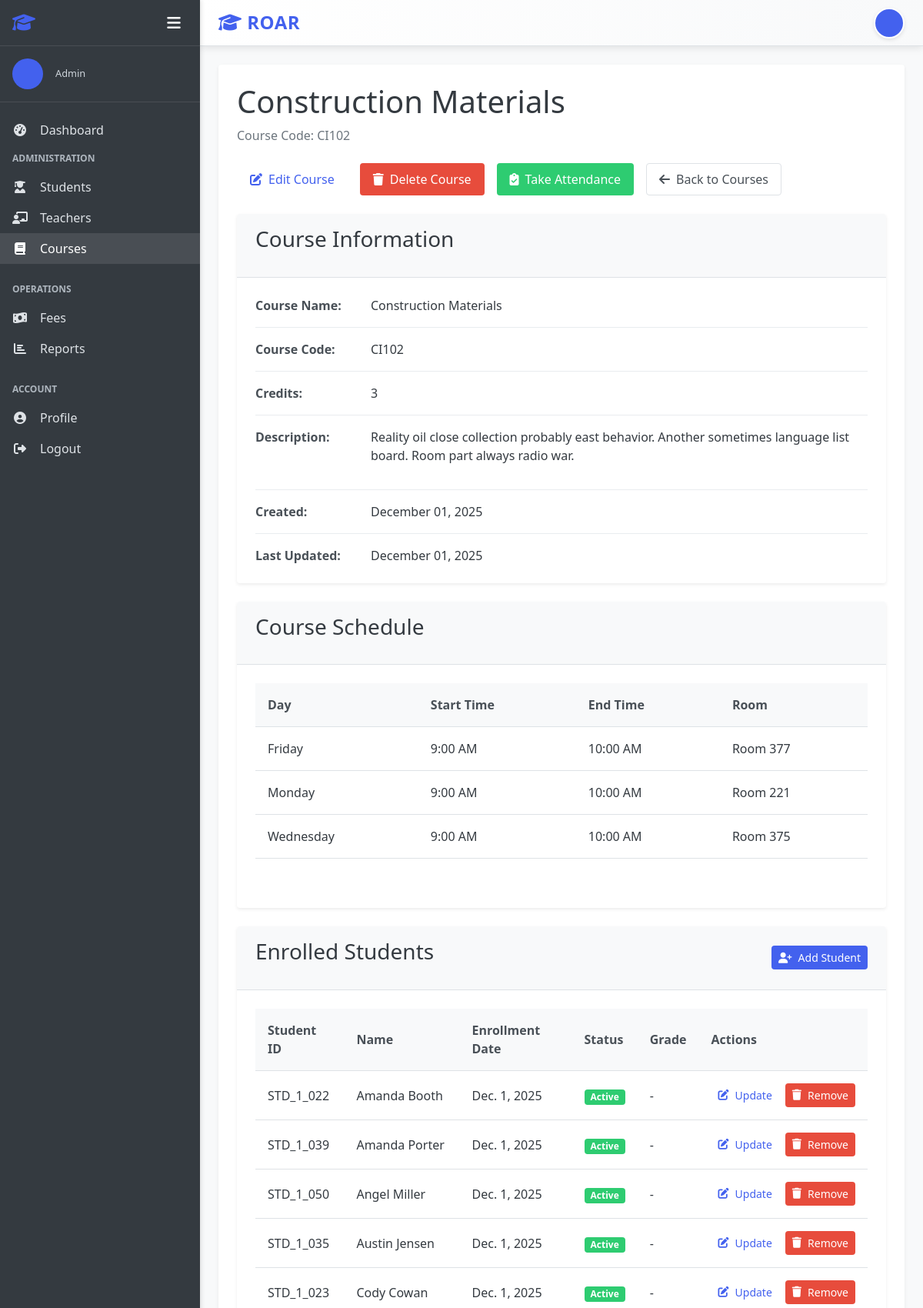
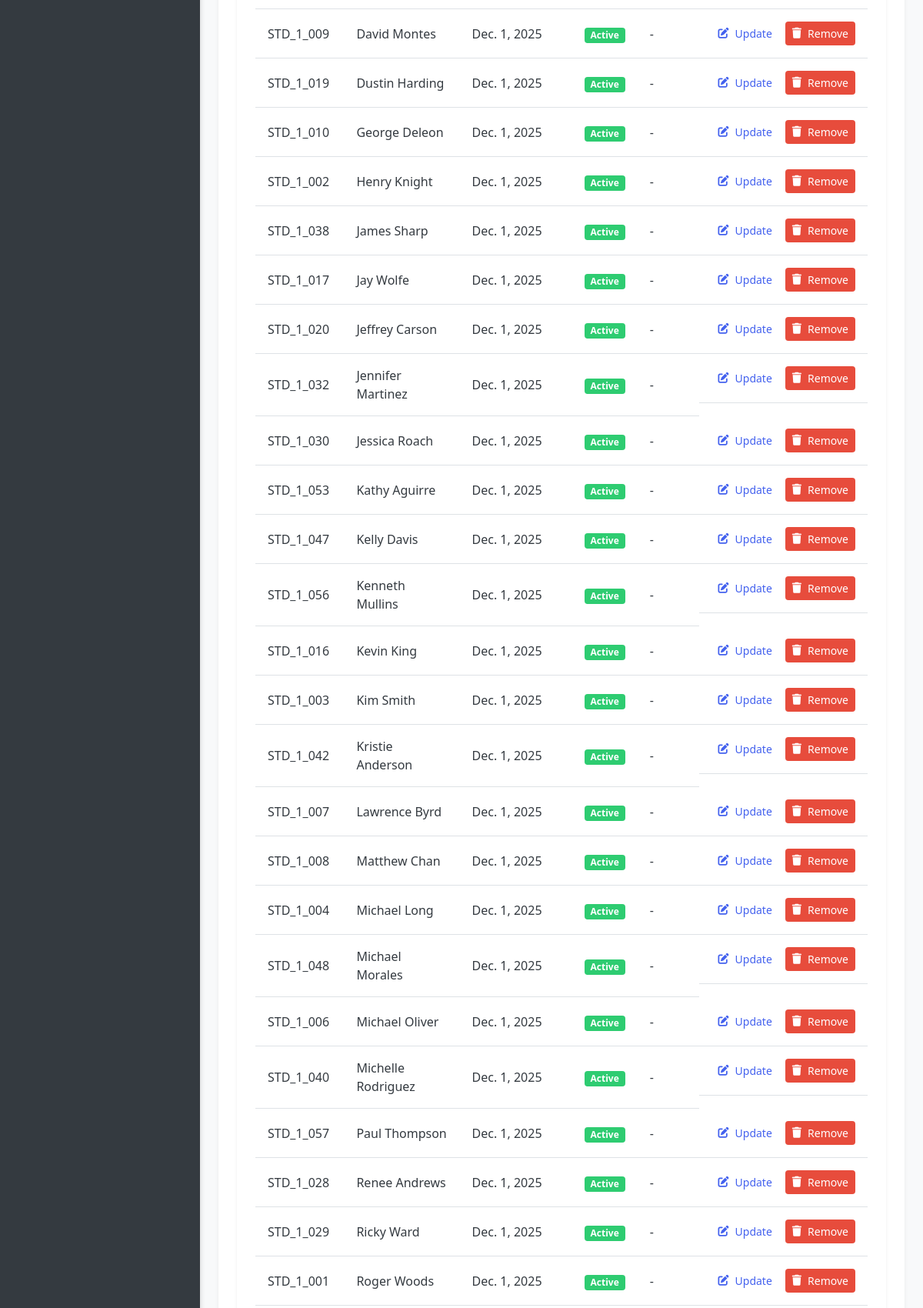
Screenshot of /courses/3/ (signed in, upper part) with the database file from the repository (2 pictures, top to bottom).
### accounts/models.py (models this page shows, shortened)
class User(AbstractUser):
    USER_TYPE_CHOICES = (
        ('admin', 'Admin'),
        ('teacher', 'Teacher'),
        ('student', 'Student'),
    )
    user_type = models.CharField(max_length=10, choices=USER_TYPE_CHOICES, default='student')
    profile_pic = models.ImageField(upload_to='profile_pics/', null=True, blank=True)
    address = models.TextField(null=True, blank=True)
    mobile = models.CharField(max_length=15, null=True, blank=True)
    department = models.ForeignKey(Department, on_delete=models.CASCADE,default=None ,null=True, blank=True)
    @property
    def is_admin(self):
        return self.user_type == 'admin'
    @property
    def is_teacher(self):
        return self.user_type == 'teacher'
    @property
    def is_student(self):
        return self.user_type == 'student'

### courses/models.py (models this page shows, shortened)
class Course(models.Model):
    name = models.CharField(max_length=100)
    code = models.CharField(max_length=20, unique=True)
    description = models.TextField(null=True, blank=True)
    credits = models.PositiveIntegerField(default=3)
    teachers = models.ManyToManyField(Teacher, related_name='courses')
    created_at = models.DateTimeField(auto_now_add=True)
    updated_at = models.DateTimeField(auto_now=True)
    department = models.ForeignKey(Department, on_delete=models.CASCADE, null=True, blank=True)
    class Meta:
        ordering = ['name']

class Schedule(models.Model):
    DAY_CHOICES = (
        ('monday', 'Monday'),
        ('tuesday', 'Tuesday'),
        ('wednesday', 'Wednesday'),
        ('thursday', 'Thursday'),
        ('friday', 'Friday'),
        ('saturday', 'Saturday'),
        ('sunday', 'Sunday'),
    )
    course = models.ForeignKey(Course, on_delete=models.CASCADE, related_name='schedules')
    day = models.CharField(max_length=10, choices=DAY_CHOICES)
    start_time = models.TimeField()
    end_time = models.TimeField()
    room = models.CharField(max_length=50, null=True, blank=True)
    class Meta:
        ordering = ['day', 'start_time']

class Enrollment(models.Model):
    STATUS_CHOICES = (
        ('active', 'Active'),
        ('completed', 'Completed'),
        ('dropped', 'Dropped'),
    )
    student = models.ForeignKey(Student, on_delete=models.CASCADE, related_name='enrollments')
    course = models.ForeignKey(Course, on_delete=models.CASCADE, related_name='enrollments')
    enrollment_date = models.DateField(auto_now_add=True)
    status = models.CharField(max_length=10, choices=STATUS_CHOICES, default='active')
    grade = models.CharField(max_length=2, null=True, blank=True)
    class Meta:
        unique_together = ['student', 'course']
        ordering = ['-enrollment_date']

### students/models.py (models this page shows, shortened)
class Student(models.Model):
    user = models.OneToOneField(User, on_delete=models.CASCADE, related_name='student_profile')
    student_id = models.CharField(max_length=20, unique=True)
    date_of_birth = models.DateField(null=True, blank=True)
    gender = models.CharField(max_length=10, choices=(('male', 'Male'), ('female', 'Female'), ('other', 'Other')))
    parent_name = models.CharField(max_length=100, null=True, blank=True)
    parent_mobile = models.CharField(max_length=15, null=True, blank=True)
    admission_date = models.DateField(auto_now_add=True)
    class Meta:
        ordering = ['user__first_name', 'user__last_name']

### courses/views.py (the view)
# urls.py: path('<int:pk>/', views.CourseDetailView.as_view(), name='course_detail'),
class CourseDetailView(LoginRequiredMixin, DetailView):
    model = Course
    template_name = 'courses/course_detail.html'
    context_object_name = 'course'
    def get_context_data(self, **kwargs):
        context = super().get_context_data(**kwargs)
        context['schedules'] = self.object.schedules.all()
        context['enrollments'] = self.object.enrollments.all()
        return context

### templates/courses/course_detail.html (shortened to what this page needs)
{% extends "base.html" %}
{% load course_extras %}
{% block content %}
<div class="dashboard-header">
    <h1>{{ course.name }}</h1>
    <p>Course Code: {{ course.code }}</p>
</div>
<div class="course-actions">
    {% if user.is_admin %}
    <a href="{% url 'course_update' course.id %}" class="btn btn-warning">
        <i class="fas fa-edit"></i> Edit Course
    </a>
    <a href="{% url 'course_delete' course.id %}" class="btn btn-danger">
        <i class="fas fa-trash"></i> Delete Course
    </a>
    {% endif %}
    {% if user.is_admin or user.is_teacher %}
    <a href="{% url 'attendance_record_create' %}?course={{ course.id }}" class="btn btn-success">
        <i class="fas fa-clipboard-check"></i> Take Attendance
    </a>
    {% endif %}
    <a href="{% url 'course_list' %}" class="btn btn-outline">
        <i class="fas fa-arrow-left"></i> Back to Courses
    </a>
</div>
<div class="row">
    <div class="col-md-8">
        <div class="card">
            <div class="card-header">
                <h3>Course Information</h3>
            </div>
            <div class="card-body">
                <div class="course-details">
                    <div class="detail-item">
                        <div class="detail-label">Course Name:</div>
                        <div class="detail-value">{{ course.name }}</div>
                    </div>
                    <div class="detail-item">
                        <div class="detail-label">Course Code:</div>
                        <div class="detail-value">{{ course.code }}</div>
                    </div>
                    <div class="detail-item">
                        <div class="detail-label">Credits:</div>
                        <div class="detail-value">{{ course.credits }}</div>
                    </div>
                    <div class="detail-item">
                        <div class="detail-label">Description:</div>
                        <div class="detail-value">{{ course.description|default:"No description provided"|linebreaks }}</div>
                    </div>
                    <div class="detail-item">
                        <div class="detail-label">Created:</div>
                        <div class="detail-value">{{ course.created_at|date:"F d, Y" }}</div>
                    </div>
                    <div class="detail-item">
                        <div class="detail-label">Last Updated:</div>
                        <div class="detail-value">{{ course.updated_at|date:"F d, Y" }}</div>
                    </div>
                </div>
            </div>
        </div>
        <div class="card">
            <div class="card-header">
                <h3>Course Schedule</h3>
            </div>
            <div class="card-body">
                {% if schedules %}
                <div class="table-container">
                    <table class="table">
                        <thead>
                            <tr>
                                <th>Day</th>
                                <th>Start Time</th>
                                <th>End Time</th>
                                <th>Room</th>
                            </tr>
                        </thead>
                        <tbody>
                            {% for schedule in schedules %}
                            <tr>
                                <td>{{ schedule.get_day_display }}</td>
                                <td>{{ schedule.start_time|time:"g:i A" }}</td>
                                <td>{{ schedule.end_time|time:"g:i A" }}</td>
                                <td>{{ schedule.room|default:"-" }}</td>
                            </tr>
                            {% endfor %}
                        </tbody>
                    </table>
                </div>
                {% else %}
                <div class="empty-state">
                    <p>No schedule has been set for this course.</p>
                </div>
                {% endif %}
            </div>
        </div>
        <div class="card">
            <div class="card-header">
                <h3>Enrolled Students</h3>
                {% if user.is_admin %}
                <a href="{% url 'enrollment_create' %}?course={{ course.id }}" class="btn btn-sm btn-primary">
                    <i class="fas fa-user-plus"></i> Add Student
                </a>
                {% endif %}
            </div>
            <div class="card-body">
                {% if enrollments %}
                <div class="table-container">
                    <table class="table">
                        <thead>
                            <tr>
                                <th>Student ID</th>
                                <th>Name</th>
                                <th>Enrollment Date</th>
                                <th>Status</th>
                                <th>Grade</th>
                                {% if user.is_admin or user.is_teacher %}
                                <th>Actions</th>
                                {% endif %}
                            </tr>
                        </thead>
                        <tbody>
                            {% for enrollment in enrollments %}
                            <tr>
                                <td>{{ enrollment.student.student_id }}</td>
                                <td>{{ enrollment.student.user.get_full_name }}</td>
                                <td>{{ enrollment.enrollment_date }}</td>
                                <td>
                                    <span class="badge {% if enrollment.status == 'active' %}badge-success{% elif enrollment.status == 'completed' %}badge-info{% else %}badge-warning{% endif %}">
                                        {{ enrollment.get_status_display }}
                                    </span>
                                </td>
                                <td>{{ enrollment.grade|default:"-" }}</td>
                                {% if user.is_admin or user.is_teacher %}
                                <td class="table-actions">
                                    <a href="{% url 'enrollment_update' enrollment.id %}" class="btn btn-sm btn-warning">
                                        <i class="fas fa-edit"></i> Update
                                    </a>
                                    {% if user.is_admin %}
                                    <a href="{% url 'enrollment_delete' enrollment.id %}" class="btn btn-sm btn-danger">
                                        <i class="fas fa-trash"></i> Remove
                                    </a>
                                    {% endif %}
                                </td>
                                {% endif %}
                            </tr>
                            {% endfor %}
                        </tbody>
                    </table>
                </div>
                {% else %}
                <div class="empty-state">
                    <p>No students are enrolled in this course.</p>
                </div>
                {% endif %}
            </div>
        </div>
    </div>
</div>
{% endblock %}

### templates/base.html (shortened to what this page needs)
<!DOCTYPE html>
<html lang="en">
<head>
    <link rel="stylesheet" href="/static/css/style.css">
    <link rel="stylesheet" href="https://cdnjs.cloudflare.com/ajax/libs/font-awesome/6.4.0/css/all.min.css">
</head>
<body>
    <div class="app-container {% if not user.is_authenticated %}auth-page{% endif %}">
        {% if user.is_authenticated %}
        <aside class="sidebar">
            <div class="sidebar-header">
                <h2><i class="fas fa-graduation-cap"></i> </h2>
                <div class="sidebar-controls">
                    <button class="sidebar-toggle" id="sidebarToggle">
                        <i class="fas fa-bars"></i>
                    </button>
                </div>
            </div>
            <div class="sidebar-user">
                {% if user.profile_pic %}
                    <img src="{{ user.profile_pic.url }}" alt="{{ user.get_full_name }}" class="user-avatar">
                {% else %}
                    <div class="user-avatar-placeholder">
                    </div>
                {% endif %}
                <div class="user-info">
                    <p class="user-role">{{ user.get_user_type_display }}</p>
                </div>
            </div>
            <nav class="sidebar-nav">
                <ul>
                    <li><a href="{% url 'dashboard' %}" class="{% if request.path == '/' %}active{% endif %}">
                        <i class="fas fa-tachometer-alt"></i> <span class="menu-text">Dashboard</span>
                    </a></li>
                    {% if user.is_admin %}
                    <li class="nav-section">
                        <span class="nav-section-title">Administration</span>
                        <ul>
                            <li><a href="{% url 'student_list' %}" class="{% if '/students/' in request.path %}active{% endif %}">
                                <i class="fas fa-user-graduate"></i> <span class="menu-text">Students</span>
                            </a></li>
                            <li><a href="{% url 'teacher_list' %}" class="{% if '/teachers/' in request.path %}active{% endif %}">
                                <i class="fas fa-chalkboard-teacher"></i> <span class="menu-text">Teachers</span>
                            </a></li>
                            <li><a href="{% url 'course_list' %}" class="{% if '/courses/' in request.path %}active{% endif %}">
                                <i class="fas fa-book"></i> <span class="menu-text">Courses</span>
                            </a></li>
                        </ul>
                    </li>
                    <li class="nav-section">
                        <span class="nav-section-title">Operations</span>
                        <ul>
                            <li><a href="{% url 'fee_invoice_list' %}" class="{% if '/fees/' in request.path %}active{% endif %}">
                                <i class="fas fa-money-bill-wave"></i> <span class="menu-text">Fees</span>
                            </a></li>
                            <li><a href="{% url 'report_dashboard' %}" class="{% if '/reports/' in request.path %}active{% endif %}">
                                <i class="fas fa-chart-bar"></i> <span class="menu-text">Reports</span>
                            </a></li>
                        </ul>
                    </li>
                    {% endif %}
                    <li class="nav-section">
                        <span class="nav-section-title">Account</span>
                        <ul>
                            <li><a href="{% url 'profile' %}">
                                <i class="fas fa-user-circle"></i> <span class="menu-text">Profile</span>
                            </a></li>
                            <li><a href="{% url 'logout' %}">
                                <i class="fas fa-sign-out-alt"></i> <span class="menu-text">Logout</span>
                            </a></li>
                        </ul>
                    </li>
                </ul>
            </nav>
        </aside>
        {% endif %}
        <main class="main-content {% if not user.is_authenticated %}auth-main{% endif %}">
            {% if user.is_authenticated %}
            <header class="main-header">
                <div class="header-left">
                    <h1><i class="fas fa-graduation-cap"></i> ROAR</h1>
                </div>
                <div class="header-right">
                    <div class="header-user">
                        <a href="{% url 'profile' %}" class="user-profile-link">
                            {% if user.profile_pic %}
                            <img src="{{ user.profile_pic.url }}" alt="{{ user.get_full_name }}" class="user-avatar-small">
                            {% else %}
                            <div class="user-avatar-small-placeholder">
                            </div>
                            {% endif %}
                        </a>
                    </div>
                </div>
            </header>
            {% endif %}
            <div class="content-wrapper">
                <div class="content">
                    {% block content %}{% endblock %}
                </div>
            </div>
        </main>
    </div>
</body>
</html>

### rows the page displays
User: user_type "Admin"
Course: name "Construction Materials", code "CI102", credits "3", description "Reality oil close collection probably east behavior. Another sometimes language list board. Room part always radio war.", created_at "December 01, 2025", updated_at "December 01, 2025"
Schedule: day "Friday", start_time "9:00 AM", end_time "10:00 AM", room "Room 377"
Schedule: day "Monday", start_time "9:00 AM", end_time "10:00 AM", room "Room 221"
Schedule: day "Wednesday", start_time "9:00 AM", end_time "10:00 AM", room "Room 375"
Enrollment: student.student_id "STD_1_022", student.user.get_full_name "Amanda Booth", enrollment_date "Dec. 1, 2025", status "Active", grade "-"
Enrollment: student.student_id "STD_1_039", student.user.get_full_name "Amanda Porter", enrollment_date "Dec. 1, 2025", status "Active", grade "-"
Enrollment: student.student_id "STD_1_050", student.user.get_full_name "Angel Miller", enrollment_date "Dec. 1, 2025", status "Active", grade "-"
Enrollment: student.student_id "STD_1_035", student.user.get_full_name "Austin Jensen", enrollment_date "Dec. 1, 2025", status "Active", grade "-"
Enrollment: student.student_id "STD_1_023", student.user.get_full_name "Cody Cowan", enrollment_date "Dec. 1, 2025", status "Active", grade "-"
Enrollment: student.student_id "STD_1_009", student.user.get_full_name "David Montes", enrollment_date "Dec. 1, 2025", status "Active", grade "-"
Enrollment: student.student_id "STD_1_019", student.user.get_full_name "Dustin Harding", enrollment_date "Dec. 1, 2025", status "Active", grade "-"
Enrollment: student.student_id "STD_1_010", student.user.get_full_name "George Deleon", enrollment_date "Dec. 1, 2025", status "Active", grade "-"
Enrollment: student.student_id "STD_1_002", student.user.get_full_name "Henry Knight", enrollment_date "Dec. 1, 2025", status "Active", grade "-"
Enrollment: student.student_id "STD_1_038", student.user.get_full_name "James Sharp", enrollment_date "Dec. 1, 2025", status "Active", grade "-"
Enrollment: student.student_id "STD_1_017", student.user.get_full_name "Jay Wolfe", enrollment_date "Dec. 1, 2025", status "Active", grade "-"
Enrollment: student.student_id "STD_1_020", student.user.get_full_name "Jeffrey Carson", enrollment_date "Dec. 1, 2025", status "Active", grade "-"
Enrollment: student.student_id "STD_1_032", student.user.get_full_name "Jennifer Martinez", enrollment_date "Dec. 1, 2025", status "Active", grade "-"
Enrollment: student.student_id "STD_1_030", student.user.get_full_name "Jessica Roach", enrollment_date "Dec. 1, 2025", status "Active", grade "-"
Enrollment: student.student_id "STD_1_053", student.user.get_full_name "Kathy Aguirre", enrollment_date "Dec. 1, 2025", status "Active", grade "-"
Enrollment: student.student_id "STD_1_047", student.user.get_full_name "Kelly Davis", enrollment_date "Dec. 1, 2025", status "Active", grade "-"
Enrollment: student.student_id "STD_1_056", student.user.get_full_name "Kenneth Mullins", enrollment_date "Dec. 1, 2025", status "Active", grade "-"
Enrollment: student.student_id "STD_1_016", student.user.get_full_name "Kevin King", enrollment_date "Dec. 1, 2025", status "Active", grade "-"
Enrollment: student.student_id "STD_1_003", student.user.get_full_name "Kim Smith", enrollment_date "Dec. 1, 2025", status "Active", grade "-"
Enrollment: student.student_id "STD_1_042", student.user.get_full_name "Kristie Anderson", enrollment_date "Dec. 1, 2025", status "Active", grade "-"
Enrollment: student.student_id "STD_1_007", student.user.get_full_name "Lawrence Byrd", enrollment_date "Dec. 1, 2025", status "Active", grade "-"
Enrollment: student.student_id "STD_1_008", student.user.get_full_name "Matthew Chan", enrollment_date "Dec. 1, 2025", status "Active", grade "-"
Enrollment: student.student_id "STD_1_004", student.user.get_full_name "Michael Long", enrollment_date "Dec. 1, 2025", status "Active", grade "-"
Enrollment: student.student_id "STD_1_048", student.user.get_full_name "Michael Morales", enrollment_date "Dec. 1, 2025", status "Active", grade "-"
Enrollment: student.student_id "STD_1_006", student.user.get_full_name "Michael Oliver", enrollment_date "Dec. 1, 2025", status "Active", grade "-"
Enrollment: student.student_id "STD_1_040", student.user.get_full_name "Michelle Rodriguez", enrollment_date "Dec. 1, 2025", status "Active", grade "-"
Enrollment: student.student_id "STD_1_057", student.user.get_full_name "Paul Thompson", enrollment_date "Dec. 1, 2025", status "Active", grade "-"
Enrollment: student.student_id "STD_1_028", student.user.get_full_name "Renee Andrews", enrollment_date "Dec. 1, 2025", status "Active", grade "-"
Enrollment: student.student_id "STD_1_029", student.user.get_full_name "Ricky Ward", enrollment_date "Dec. 1, 2025", status "Active", grade "-"
Enrollment: student.student_id "STD_1_001", student.user.get_full_name "Roger Woods", enrollment_date "Dec. 1, 2025", status "Active", grade "-"
